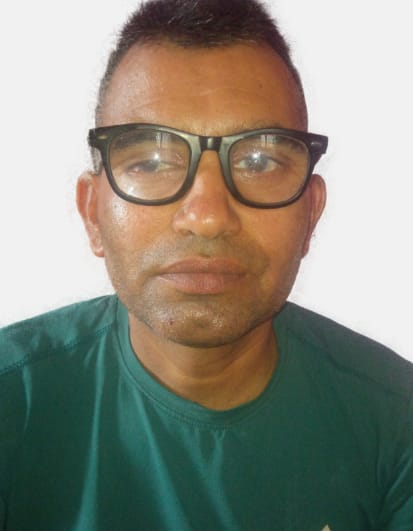
#> input picture image.jpg, 413 x 531 px
$ jupyter execute bibek1.ipynb   (older library calls are emulated)
#> lines starting #> are read from the running program, lines starting #| are printed output that depends on the picture; after the words box and inside, x2 and y2 are one past the last pixel; in counts of white or black regions, pixels touching at a corner belong together; long printed decimals are rounded
[cell 1]
import cv2
import matplotlib.pyplot as plt
import numpy as np

Reading and displaying the image

[cell 2]
#reading image
img = cv2.imread("image.jpg")
#> img is the input picture: shape (531, 413, 3); mean B, G, R 125.2, 138, 138

#displaying image
plt.imshow(img)
plt.title("Original image")
plt.axis("off")
plt.show()

    Converting BgR TO rgb

[cell 3]
img_rgb = cv2.cvtColor(img, cv2.COLOR_BGR2RGB)
plt.imshow(img_rgb)
plt.title("RGB IMAGE")
plt.axis("off")
plt.show()

[cell 4]
print(img_rgb.shape)
#| (531, 413, 3)

Converting to grayscale image

[cell 5]
gray= cv2.cvtColor(img, cv2.COLOR_BGR2GRAY)
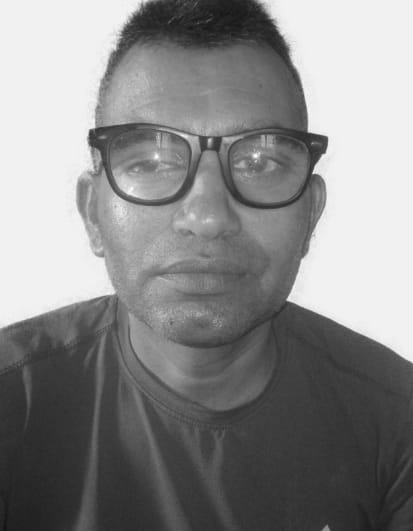
#> gray: shape (531, 413); min 19, max 255, mean 136.5

plt.imshow(gray)
plt.title("Gray image")
plt.axis("off")
plt.show()

Resizing of the image

[cell 6]
resized = cv2.resize(img , (224,224))
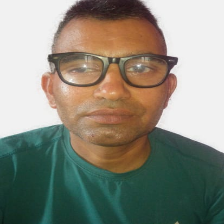
#> resized: shape (224, 224, 3); mean B, G, R 125.1, 137.9, 137.9
print(resized.shape)
#| (224, 224, 3)

normalization of the image

[cell 7]
normalized = resized / 255
print(normalized.min(), normalized.max())
#| 0.02745 0.9961

Image blurring

[cell 8]
blur = cv2.GaussianBlur(resized, (5,5),0)
plt.imshow(blur)
plt.title("Blurred image")
plt.axis("off")
plt.show()

Tensorflow input format

[cell 9]
input_image = np.expand_dims(normalized, axis=0)
print(input_image.shape)
#| (1, 224, 224, 3)

preprocessing pipeline

[cell 10]
img_path = "image.jpg"
def preprocess(img_path):
    img= cv2.imread(img_path)
    img = cv2.cvtColor(cv2.COLOR_BGR2RGB)
    img = cv2.resize(img, (224,224))
    img= img/255
    return img

#Convert a raw image into a clean, standardized format that the model can understand.

Edge detection using the sobel operator

[cell 11]
#vertical image
sobel_x = cv2.Sobel(gray, cv2.CV_64F, 1 , 0 ,ksize= 3)
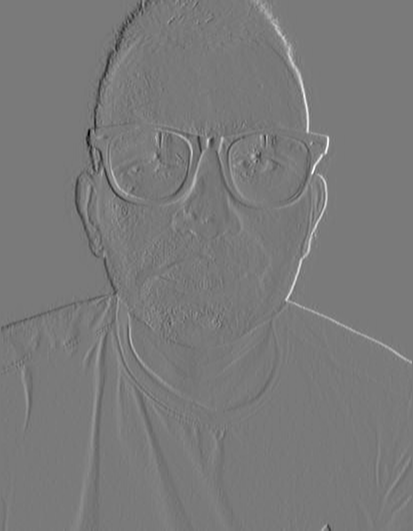
#> sobel_x: shape (531, 413) float64; min -569, max 619, mean 0.3; drawn with min black and max white
#horizontal image
sobel_y= cv2.Sobel(gray, cv2.CV_64F, 0,1, ksize = 3)
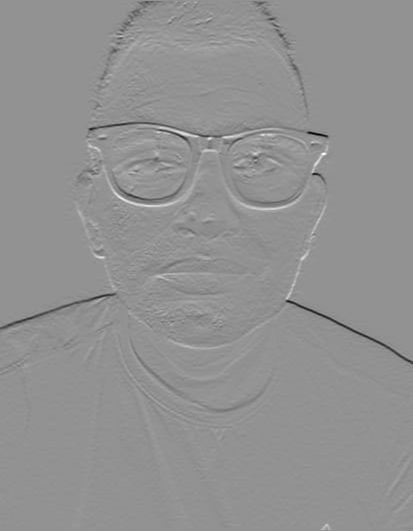
#> sobel_y: shape (531, 413) float64; min -641, max 475, mean -2.1; drawn with min black and max white

#combine sobel_x and sobel_y
sobel_combined= cv2.magnitude(sobel_x, sobel_y)
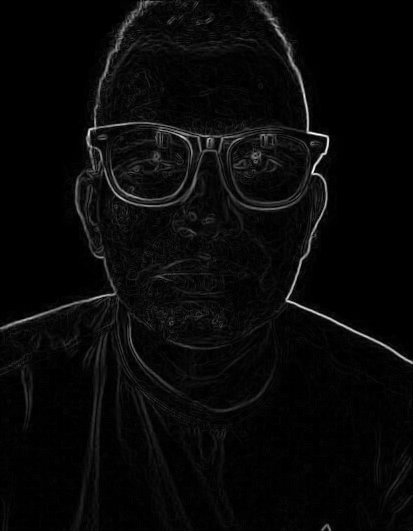
#> sobel_combined: shape (531, 413) float64; min 0, max 645.6, mean 22.3; drawn with min black and max white

plt.imshow(sobel_combined, cmap='gray')
plt.title("sobel image")
plt.axis("off")
plt.show()

Canny edge detection

[cell 12]
canny_edge = cv2.Canny(gray, threshold1=100 , threshold2=200)
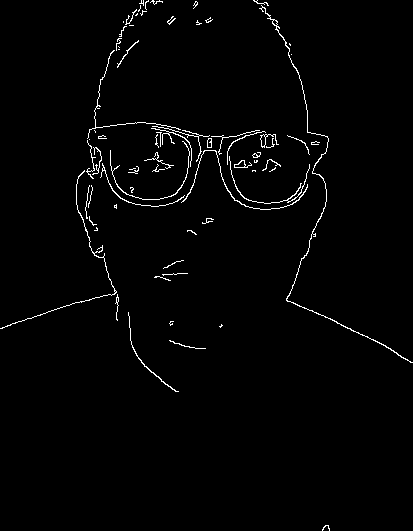
#> canny_edge: shape (531, 413); 1.6% white in thin lines or dots

plt.imshow(canny_edge, cmap="gray")
plt.title("canny image")
plt.axis("off")
plt.show()

Thresholding and binary images

Thresholding converts a grayscale image into a binary image (black and white).

Thresholding always works on grayscale images.

Global thresholding_

[cell 13]
ret, thresh1 =  cv2.threshold(gray, 127 , 255 , cv2.THRESH_BINARY)
#> thresh1: shape (531, 413); 45.9% white; 52 white regions (34 under 20 px), largest, box (x1, y1, x2, y2) and area: (0, 0, 256, 388) 56875, (255, 0, 413, 364) 36897, (111, 132, 187, 200) 3193
plt.imshow(thresh1, cmap="gray")
plt.title("Global thresholding")
plt.axis("off")
plt.show()

Inverse thresholding

[cell 14]
ret , thresh2 = cv2.threshold(gray, 127 , 255 , cv2.THRESH_BINARY_INV)
plt.imshow(thresh2, cmap = "gray")
plt.title("INVERSE THRESHOLDING")
plt.axis("off")
plt.show()

adaptive thresholding

[cell 15]
thresh_adapt = cv2.adaptiveThreshold(gray ,255,
                                      cv2.ADAPTIVE_THRESH_GAUSSIAN_C,
                                      cv2.THRESH_BINARY,
                                      11,2)
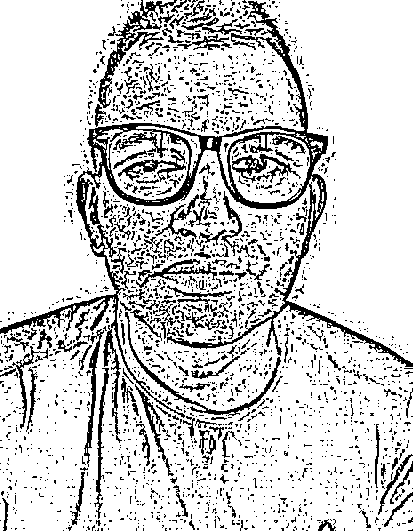
#> thresh_adapt: shape (531, 413); 82.4% white; black in thin lines or dots
plt.imshow(thresh_adapt, cmap="gray")
plt.title("Adaptive thresholding")
plt.axis("off")
plt.show()

Contours and shape detection

[cell 16]
contours, heirarchy  = cv2.findContours(thresh1 ,
                                        cv2.RETR_EXTERNAL,
                                        cv2.CHAIN_APPROX_SIMPLE)
#> contours = 52 contours, 40 with area under 20; largest, box (x1, y1, x2, y2) and area: (0, 0, 256, 388) 56124, (255, 0, 413, 364) 36414, (111, 132, 187, 200) 3362, (232, 202, 290, 250) 1445, (235, 170, 288, 202) 560
print(heirarchy)
#> (printed output is left out)

Drawing contours

[cell 17]
img_contours = img_rgb.copy()
cv2.drawContours(img_contours,
                 contours,
                 -1, #draw all contours
                 (0,255,0 ), #green
                 2)#thickness
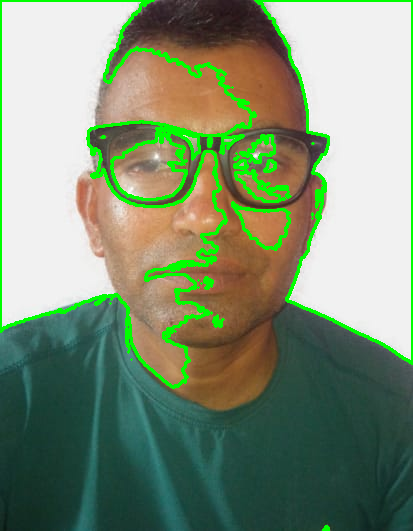
#> img_contours: shape (531, 413, 3); mean R, G, B 127.3, 144.8, 117.4
plt.imshow(img_contours)
plt.title("Drawing contours")
plt.axis("off")
plt.show()

Contours area

[cell 18]
for cnt in contours:
    area = cv2.contourArea(cnt)
#> this loop made 52 passes
#> area on passes 18, 24, 29, 31, 33, 35, 44, 45, 46, 47, 51, 52: 25, 1445, 32, 559.5, 73.5, 62, 399.5, 107.5, 3362, 246, 36414.5, 56124
print(cnt)
#> (printed output is left out)

Filtering contours by area

[cell 19]
filtered_img = img_rgb.copy()

for cnt in contours:
    area = cv2.contourArea(cnt)
    if area > 500 :
        cv2.drawContours(filtered_img, [cnt], -1 , (255,0,0), 2)
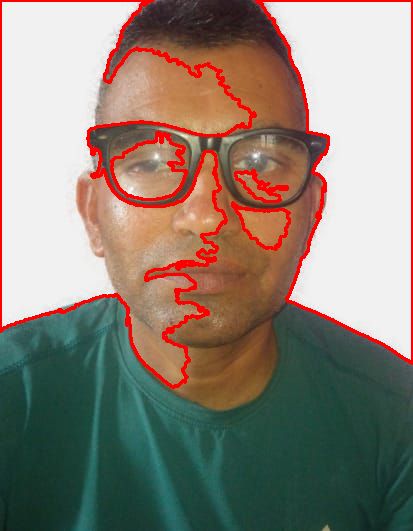
#> filtered_img: shape (531, 413, 3); mean R, G, B 142.2, 130.1, 118.4
plt.imshow(filtered_img)
plt.axis("off")
plt.title("Filtering contour")
plt.show

Shape detection using contours

[cell 20]
for cnt in contours:
    epilson = 0.04 * cv2.arcLength(cnt, True)
    #cv2.arcLength(cnt, True) calculates the perimeter of the contour.
    #epsilon controls how much the contour will be simplified.
    #0.04 means 4% of the contour’s perimeter.
    approx= cv2.approxPolyDP(cnt,epilson, True) #This function approximates the contour into a simpler polygon.
#> this loop made 52 passes
#> (epilson, approx) on passes 1, 2, 3, 4, 6, 7, 9, 11, 12, 13, 14, 15: (0.626, [[327, 526], [326, 526], [323, 530], [328, 530]]), (0, [[131, 359]]), (0.08, [[128, 351], [128, 352]]), (0.16, [[129, 347], [129, 349]]), (0, [[175, 331]]), (1.53, [[126, 328], [127, 346]]), (0.08, [[222, 319], [223, 319]]), (0.08, [[211, 312], [211, 313]]), (0, [[110, 303]]), (0.08, [[111, 298], [111, 299]]), (0.919, [[104, 298], [95, 303], [96, 304]]), (0, [[198, 287]])
#> epilson on passes 8, 10, 18, 19, 27, 35: 0.603, 1.42, 2.11, 0.41, 0.363, 1.43
if len(approx)==3:
    shape = "Traingle"
elif len(approx)==4:
    shape = "Rectangle"
else:
    shape = " Circle"

cv2.drawContours(img_rgb, approx , -1 , (0,255,0), 2)

Morphological operations

Morphological operations modify the structure of objects in a binary image using a kernel (structuring element).

[cell 21]
kernel= np.ones((5,5), np.uint8 )
#A kernel is a small matrix that slides over the image.

eroison

[cell 22]
#erosion removes the small white noises
eroded = cv2.erode(thresh1 , kernel , iterations=1)
#> eroded: shape (531, 413); 41.5% white; 21 white regions (12 under 20 px), largest, box (x1, y1, x2, y2) and area: (0, 0, 250, 384) 51848, (260, 0, 413, 361) 35579, (114, 138, 182, 198) 2068
plt.imshow(eroded, cmap="gray")
plt.title("Eroded image")
plt.axis("off")
plt.show()

Dilation

[cell 23]
#Expands the white regions
dilated = cv2.dilate(thresh1, kernel, iterations=1)
#> dilated: shape (531, 413); 50.1% white; 18 black regions (11 under 20 px), largest, box (x1, y1, x2, y2) and area: (0, 0, 413, 531) 107343, (91, 125, 154, 185) 1330, (132, 146, 200, 204) 390
plt.imshow(dilated, cmap="gray")
plt.title("dilated image")
plt.axis("off")
plt.show()

Opening Erosion to dilation

[cell 24]
#0pening cleans the image by removing small foreground noise while keeping main objects.
opening = cv2.morphologyEx(thresh1, cv2.MORPH_OPEN, kernel)
#> opening: shape (531, 413); 45.1% white; 11 white regions, largest, box (x1, y1, x2, y2) and area: (0, 0, 252, 386) 56250, (258, 0, 413, 363) 36831, (112, 136, 184, 200) 2954
plt.imshow(opening, cmap="gray")
plt.axis("off")
plt.title("Opening image")
plt.show()

Closing Dilation -> erosion

[cell 25]
#Closing fills small holes and gaps in objects while preserving their overall shape.
closing = cv2.morphologyEx(thresh1, cv2.MORPH_CLOSE, kernel)
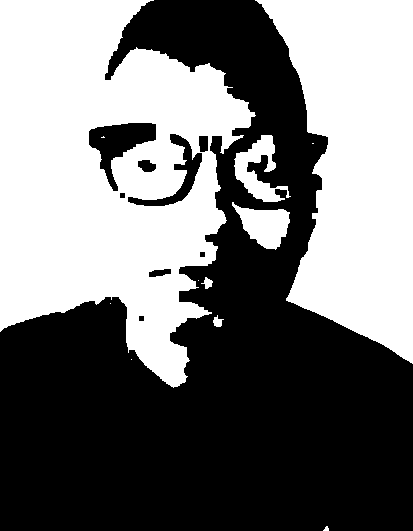
#> closing: shape (531, 413); 46.8% white; 12 white regions (5 under 20 px), largest, box (x1, y1, x2, y2) and area: (0, 0, 256, 388) 62120, (255, 0, 413, 364) 37085, (234, 135, 291, 202) 1629
plt.imshow(closing, cmap="gray")
plt.axis("off")
plt.title("Closing image")
plt.show()

Face detection

Loading haar_cascade Classifier

[cell 26]
face_cascade = cv2.CascadeClassifier(
    cv2.data.haarcascades +"haarcascade_frontalface_default.xml"
)
#This loads the pre-trained face detection model.

Detect faces

[cell 27]
faces = face_cascade.detectMultiScale(
    gray,
    scaleFactor=1.1, #Image is scaled down by 10% each step
    minNeighbors=5,  #Higher value = fewer false detections
    minSize=(10, 10)) #Ignore very small faces
#> faces = ()

Draw Boundary around the faces

[cell 28]
for (x,y,w,h)  in faces:
    cv2.rectangle(img_rgb,
                  (x,y),
                  (x+w, y+h),
                  (0,255,0),
                  2
                  )
#> this loop made 0 passes
plt.imshow(img_rgb)
plt.axis("off")
plt.title("Face detection")
plt.show()
